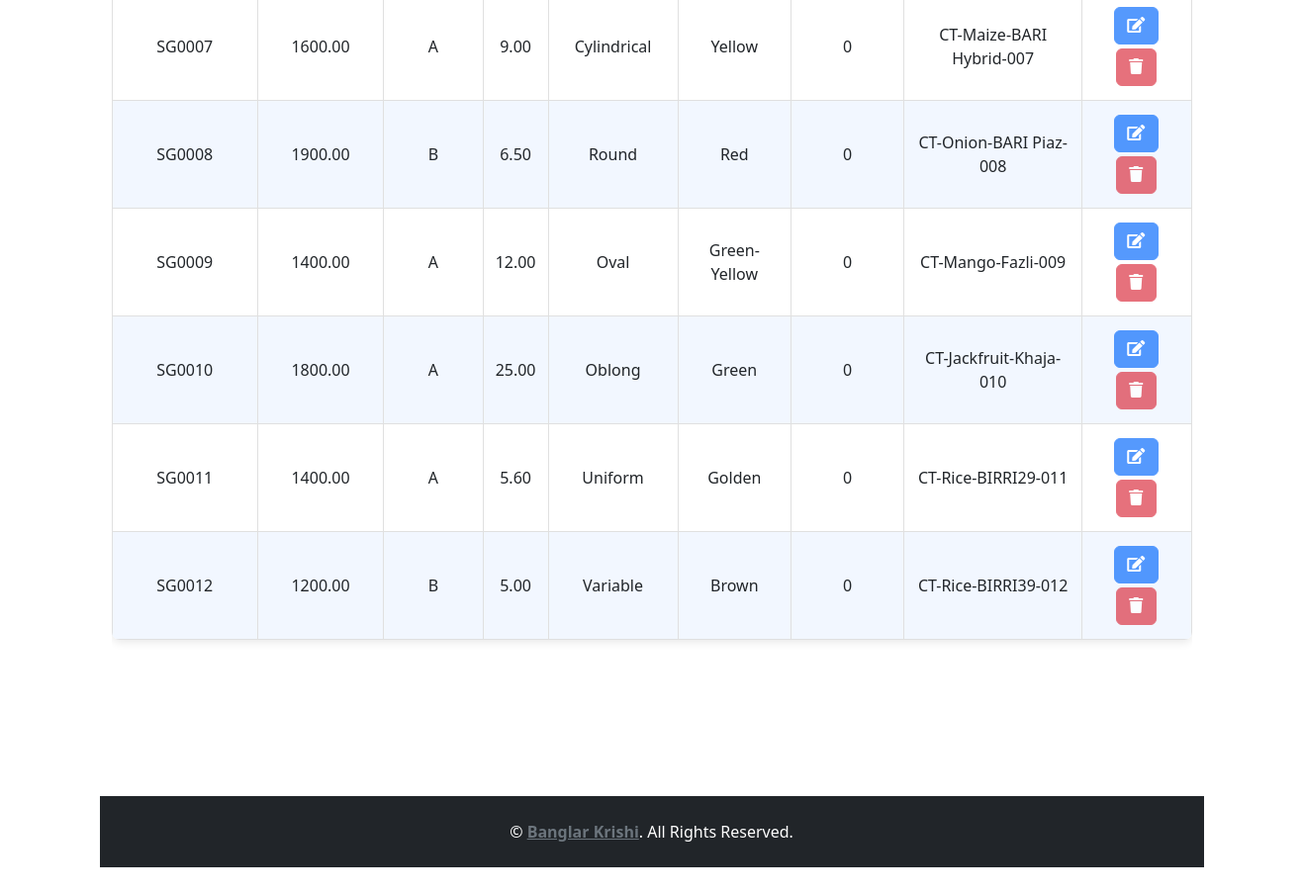
Page /gradingCriteria.php (lower part) on the earlier database version.
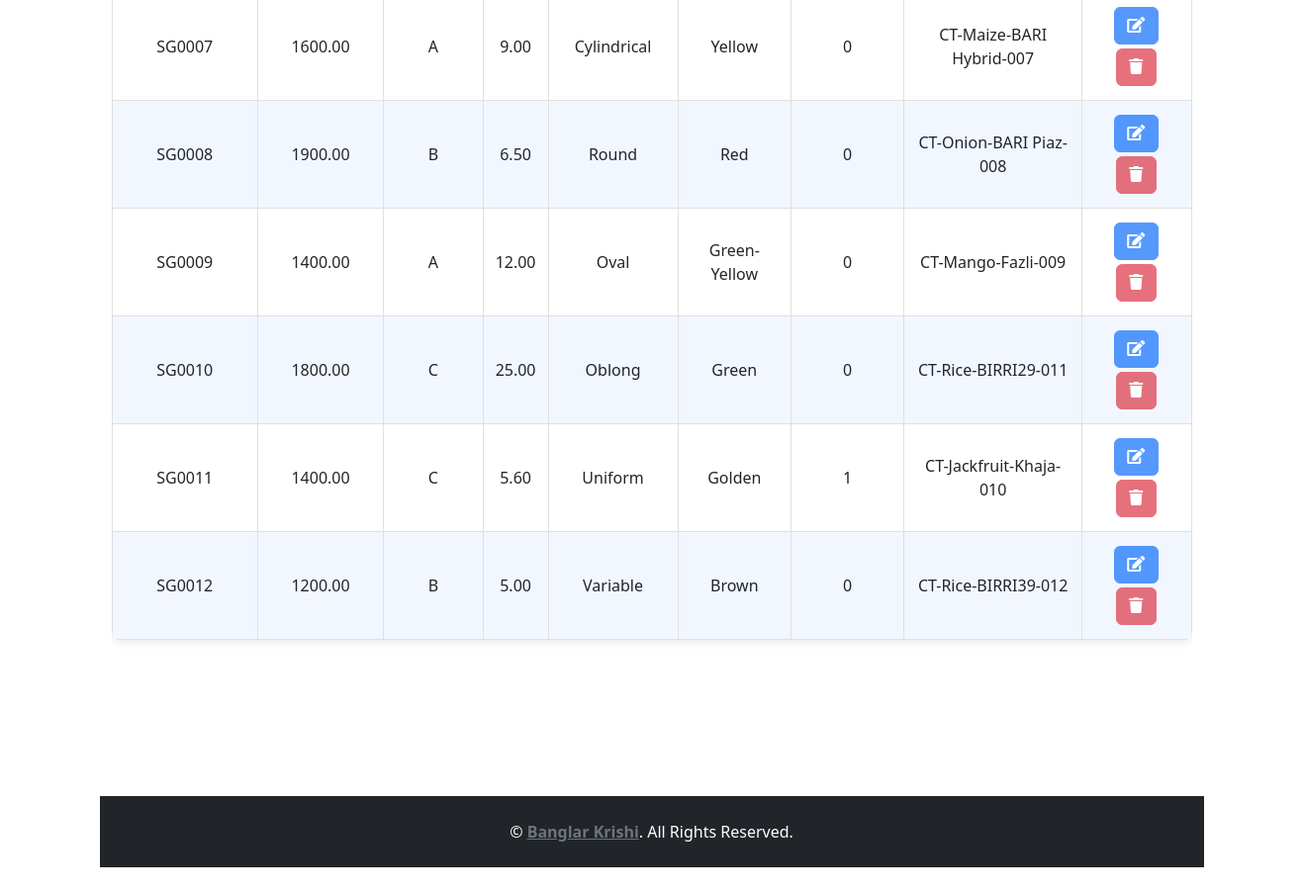
Same page on the later database version.
### tables this page shows
CREATE TABLE `farmer_crop_type_grade` (
  `standardGradeID` varchar(30) NOT NULL,
  `quantity` decimal(10,2) DEFAULT NULL,
  `cropGrade` varchar(1) NOT NULL,
  `criteria_size` decimal(10,2) DEFAULT NULL,
  `criteria_shape` varchar(50) DEFAULT NULL,
  `criteria_colour` varchar(50) DEFAULT NULL,
  `criteria_infestation` tinyint(1) DEFAULT NULL,
  `cropTypeID` varchar(30) NOT NULL
);

### gradingCriteria.php (the view, shortened to what this page needs)
<?php
$servername = "localhost";
$username = "root";
$password = "";
$database = "agriculturesupplychain";
$conn = mysqli_connect($servername, $username, $password, $database);
?>
<!DOCTYPE html>
<html lang="en">
<head>
    <link href="https://cdnjs.cloudflare.com/ajax/libs/font-awesome/5.15.0/css/all.min.css" rel="stylesheet">
    <link href="https://cdn.jsdelivr.net/npm/bootstrap-icons@1.4.1/font/bootstrap-icons.css" rel="stylesheet">
    <link href="lib/owlcarousel/assets/owl.carousel.min.css" rel="stylesheet">
    <link href="css/bootstrap.min.css" rel="stylesheet">
    <link href="css/style.css" rel="stylesheet">
    <link rel="stylesheet" href="https://unpkg.com/leaflet@1.9.4/dist/leaflet.css" />
</head>
<body>
    <div class="container py-5">
        <div class="container py-5">
            <div class="table-responsive">
                <table class="product-table" id="gradingTable">
                    <tbody>
                        <?php
                        $sql = "SELECT standardGradeID, quantity, cropGrade, criteria_size,criteria_shape,criteria_colour,
                        criteria_infestation, cropTypeID FROM farmer_crop_type_grade";
                        $result = $conn->query($sql);
                        if ($result->num_rows > 0) {
                            while ($row = $result->fetch_assoc()) {
                        ?>
                        <tr>
                            <td><?php echo $row['standardGradeID']; ?></td>
                            <td><?php echo $row['quantity']; ?></td>
                            <td><?php echo $row['cropGrade']; ?></td>
                            <td><?php echo $row['criteria_size']; ?></td>
                            <td><?php echo $row['criteria_shape']; ?></td>
                            <td><?php echo $row['criteria_colour']; ?></td>
                            <td><?php echo $row['criteria_infestation']; ?></td>
                            <td><?php echo $row['cropTypeID']; ?></td>
                            <td>
                            <button class="btn btn-primary action-btn edit-btn"
                                data-id="<?php echo $row['standardGradeID']; ?>"
                                data-quantity="<?php echo $row['quantity']; ?>"
                                data-cropgrade="<?php echo $row['cropGrade']; ?>"
                                data-size="<?php echo $row['criteria_size']; ?>"
                                data-shape="<?php echo $row['criteria_shape']; ?>"
                                data-colour="<?php echo $row['criteria_colour']; ?>"
                                data-infestation="<?php echo $row['criteria_infestation']; ?>"
                                data-croptypeid="<?php echo $row['cropTypeID']; ?>">
                                <i class="fas fa-edit"></i>
                            </button>
                            <form method="post" style="display:inline;">
                                    <button type="submit" class="btn btn-danger action-btn delete-btn"
                                            onclick="return confirm('Are you sure you want to delete this record?')">
                                        <i class="fas fa-trash"></i>
                                    </button>
                            </form>
                            </td>
                        </tr>
                        <?php   }
                        }
                        ?>
                    </tbody>
                </table>
            </div>
        </div>
        <div class="container-fluid bg-dark text-white py-4">
            <div class="container text-center">
                <p class="mb-0">&copy; <a class="text-secondary fw-bold" href="#">Banglar Krishi</a>. All Rights Reserved.</p>
            </div>
        </div>
</body>
</html>

Differences in the rows shown:
changed farmer_crop_type_grade "SG0010": cropGrade "A" → "C"; cropTypeID "CT-Jackfruit-Khaja-010" → "CT-Rice-BIRRI29-011"
changed farmer_crop_type_grade "SG0011": cropGrade "A" → "C"; criteria_infestation "0" → "1"; cropTypeID "CT-Rice-BIRRI29-011" → "CT-Jackfruit-Khaja-010"
